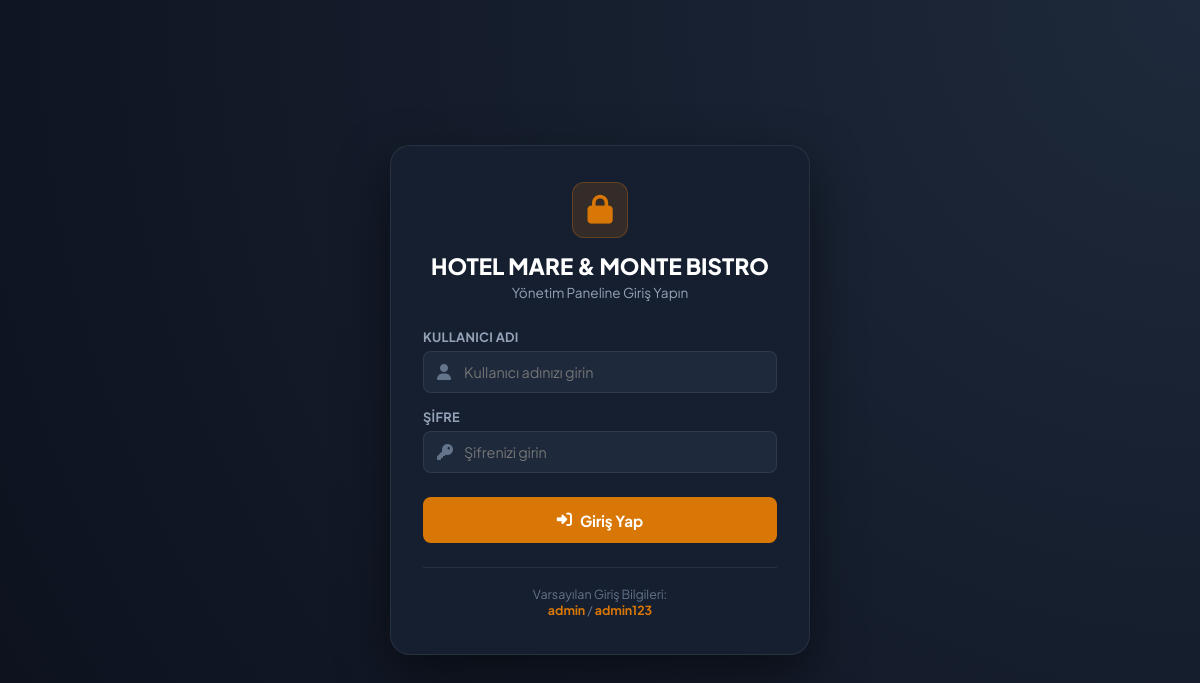
Before: /admin/login.php with the older database file.
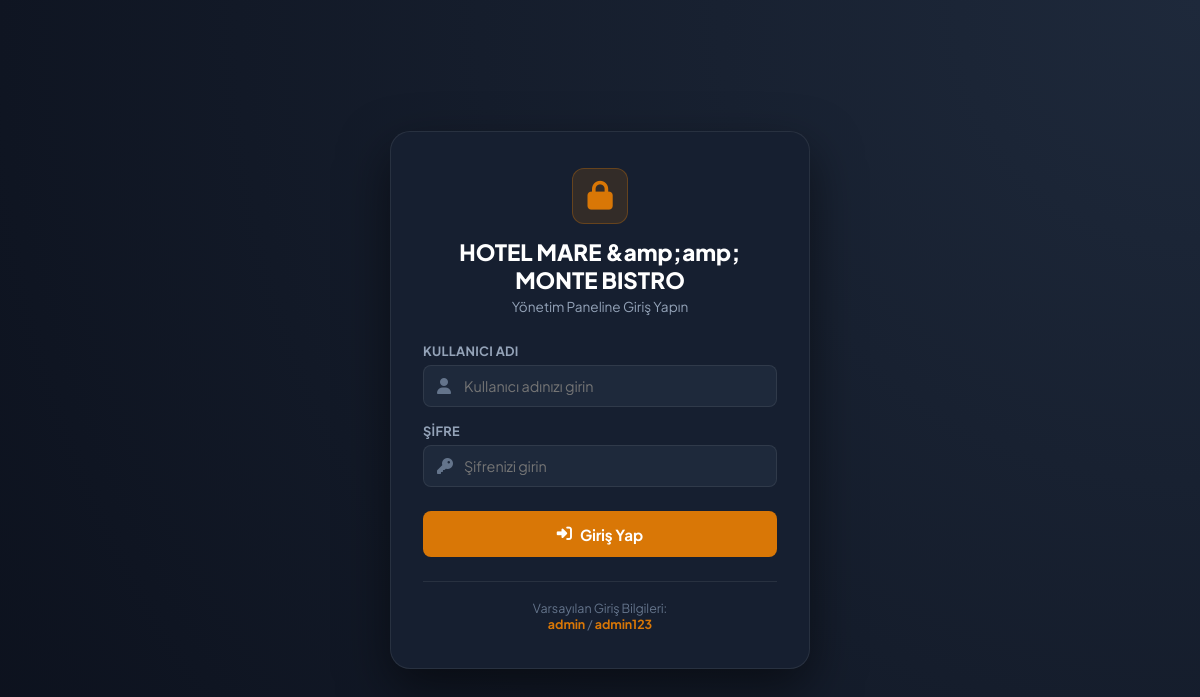
After: the same page with the newer database file.
### tables this page shows
CREATE TABLE settings (
        id INTEGER PRIMARY KEY AUTOINCREMENT,
        setting_key VARCHAR(100) UNIQUE,
        setting_value TEXT,
        updated_at DATETIME DEFAULT CURRENT_TIMESTAMP
    );

### database.php (called while the page is built, shortened)
<?php
try {
    if (DB_DRIVER === 'sqlite') {
        $pdo = new PDO('sqlite:' . DB_SQLITE_PATH);
    } else {
        $pdo = new PDO(
            'mysql:host=' . DB_HOST . ';dbname=' . DB_NAME . ';charset=' . DB_CHARSET,
            DB_USER,
            DB_PASS
        );
    }
    $pdo->setAttribute(PDO::ATTR_ERRMODE, PDO::ERRMODE_EXCEPTION);
    $pdo->setAttribute(PDO::ATTR_DEFAULT_FETCH_MODE, PDO::FETCH_ASSOC);
} catch (PDOException $e) {
    die("Veritabanı bağlantı hatası: " . $e->getMessage());
}
function getSetting($key, $default = '') {
    global $pdo;
    try {
        $stmt = $pdo->prepare("SELECT setting_value FROM settings WHERE setting_key = ?");
        $stmt->execute([$key]);
        $res = $stmt->fetch();
        return $res ? $res['setting_value'] : $default;
    } catch (Exception $e) {
        return $default;
    }
}

### admin/login.php (the view, shortened to what this page needs)
<?php
require_once __DIR__ . '/../database.php';
$restaurantName = getSetting('restaurant_name', 'Gusto QR Menü');
?>
<!DOCTYPE html>
<html lang="tr">
<head>
    <link rel="stylesheet" href="https://cdnjs.cloudflare.com/ajax/libs/font-awesome/6.4.0/css/all.min.css">
    <link rel="stylesheet" href="../assets/css/admin.css">
</head>
<body>
    <div class="login-box">
        <div class="login-header">
            <div class="login-icon">
                <i class="fas fa-lock"></i>
            </div>
            <h2 style="font-size: 1.4rem; font-weight: 800; color: #fff;"><?php echo htmlspecialchars($restaurantName); ?></h2>
            <p style="font-size: 0.85rem; color: var(--text-muted); margin-top: 4px;">Yönetim Paneline Giriş Yapın</p>
        </div>
        <form method="POST" action="login.php">
            <div class="form-group">
                <label class="form-label">Kullanıcı Adı</label>
                <div style="position: relative;">
                    <input type="text" name="username" class="form-control" placeholder="Kullanıcı adınızı girin" required autofocus style="padding-left: 40px;">
                    <i class="fas fa-user" style="position: absolute; left: 14px; top: 50%; transform: translateY(-50%); color: var(--text-dim);"></i>
                </div>
            </div>
            <div class="form-group" style="margin-bottom: 24px;">
                <label class="form-label">Şifre</label>
                <div style="position: relative;">
                    <input type="password" name="password" class="form-control" placeholder="Şifrenizi girin" required style="padding-left: 40px;">
                    <i class="fas fa-key" style="position: absolute; left: 14px; top: 50%; transform: translateY(-50%); color: var(--text-dim);"></i>
                </div>
            </div>
            <button type="submit" class="btn btn-primary" style="width: 100%; height: 46px; font-size: 0.95rem; font-weight: 700;">
                <i class="fas fa-right-to-bracket"></i> Giriş Yap
            </button>
        </form>
        <div style="margin-top: 24px; padding-top: 18px; border-top: 1px solid var(--border); text-align: center;">
            <div style="font-size: 0.78rem; color: var(--text-dim);">
                Varsayılan Giriş Bilgileri:<br>
                <strong style="color: var(--primary);">admin</strong> / <strong style="color: var(--primary);">admin123</strong>
            </div>
        </div>
    </div>
</body>
</html>

Changed rows visible on the page:
changed settings: setting_value "HOTEL MARE & MONTE BISTRO" → "HOTEL MARE &amp;amp; MONTE BISTRO"
